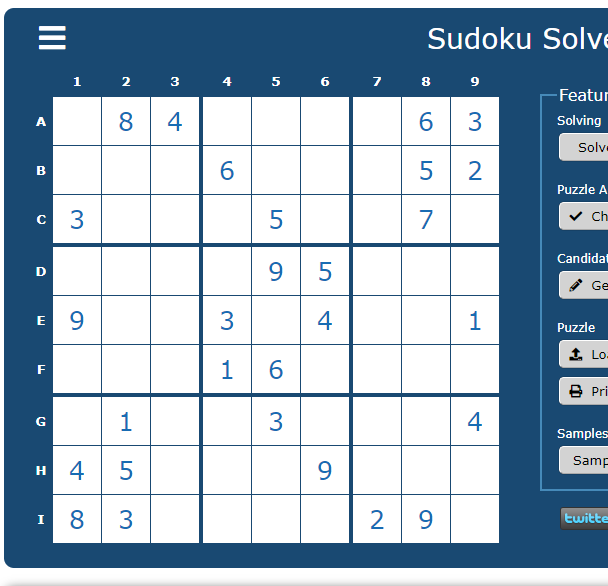
#> input picture test_images/easyBoard.png, 608 x 586 px
$ python main.py
#> lines starting #> are read from the running program, lines starting #| are printed output that depends on the picture; after the words box and inside, x2 and y2 are one past the last pixel; in counts of white or black regions, pixels touching at a corner belong together
#> in staticImage, image is the input picture: shape (586, 608, 3); mean B, G, R 197.6, 181.1, 161.8
### static.py
import cv2
import numpy as np
from detect import *
from solver import *

def prepImage(image):
    # Convert image to gray
    imageGray = cv2.cvtColor(image, cv2.COLOR_BGR2GRAY)
    # Apply blur for edges
    imageBlur = cv2.GaussianBlur(imageGray, (5, 5), 1)
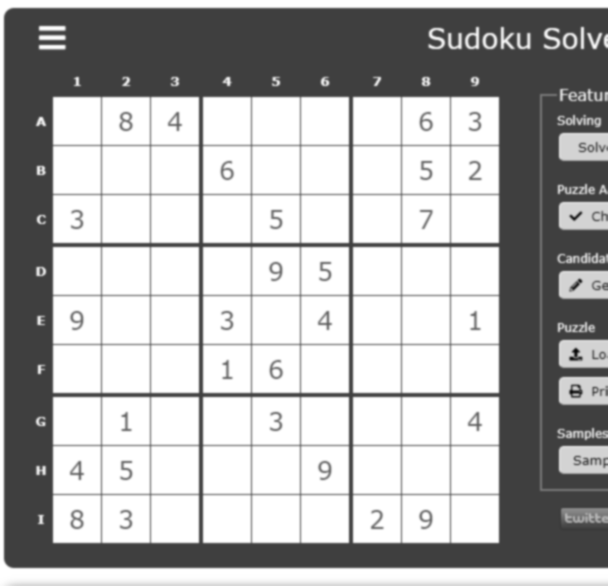
#> imageBlur: shape (586, 608); min 9, max 255, mean 177.1
    # Edge detection
    imageCanny = cv2.Canny(imageBlur, 50, 50)
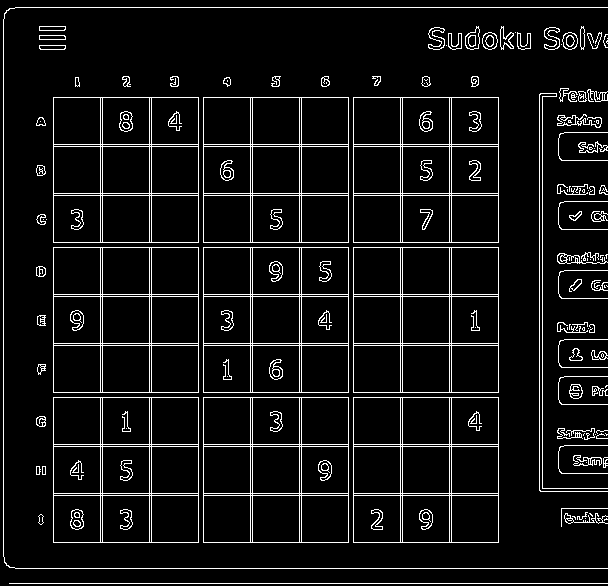
#> imageCanny: shape (586, 608); 7.3% white in thin lines or dots
    # Dilate the image
    kernel = np.ones((5, 5))
    imageDil = cv2.dilate(imageCanny, kernel, iterations=1)
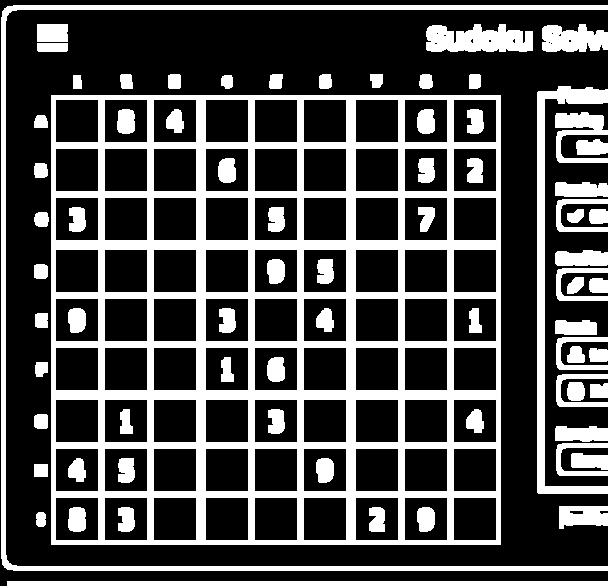
#> imageDil: shape (586, 608); 29.4% white; 75 white regions, largest, box (x1, y1, x2, y2) and area: (51, 95, 501, 545) 59616, (1, 5, 608, 571) 8846, (537, 86, 608, 494) 4619
    # Remove noise
    closing = cv2.morphologyEx(imageCanny, cv2.MORPH_CLOSE, kernel)
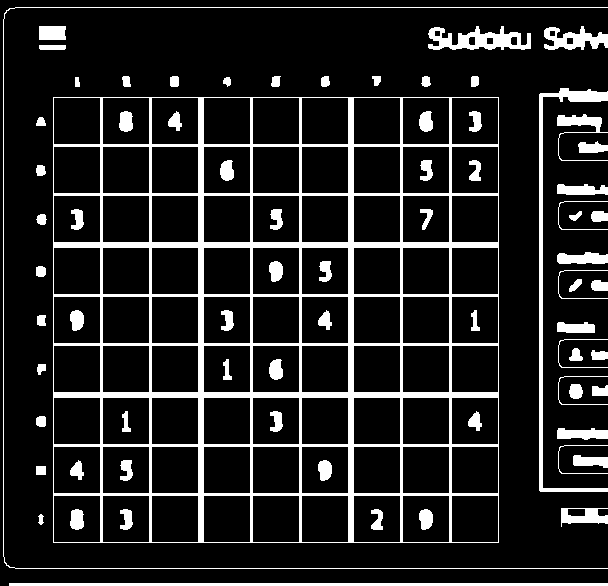
#> closing: shape (586, 608); 13.5% white; 75 white regions
    # return final image
    return closing

def staticImage(path):
    # Get the image
    image = cv2.imread(path)
    cv2.imshow("Input", image)
    closing = prepImage(image)
    # Find and crop board candidates
    originalCopy = image.copy()
    cropped = detectCandidates(closing, originalCopy)
    anotherCopy = image.copy()
    # for each candidate, consider the squares within the board
    print(len(cropped))
    for c in cropped:
        withDigits = c.copy() #####
        resultingSquares = detectSquares(prepImage(c), c)
        print("Squares found: " + str(len(resultingSquares)))
        print(str(resultingSquares))
        squaresArray = populateArray(resultingSquares, c)
        for s in squaresArray:
            print(str(s))
        # detect existing characters
        boardArray = detectDigits(squaresArray, c)
        originalBoardArray = boardArray.copy()
        originalBoardArray = [list(i) for i in zip(*originalBoardArray)]
        orBoArr1D_List = []
        print("originalBoardArray" + str(originalBoardArray))
        for i in originalBoardArray:
            print("i" + str(i))
            for j in i:
                print("j" + str(j))
                orBoArr1D_List.append(j)
        print(validate(boardArray))
        if validate(boardArray):
            ans = solve(boardArray, 0, 0)
            print(ans)
            for i in range(0, len(boardArray)):
                print(boardArray[i])
            toDraw = [list(i) for i in zip(*boardArray)]
            print("toDraw" + str(toDraw))
            correspondingSquare = 0
            for i in toDraw:
                for j in i:
                    print("j" + str(j))
                    s = squaresArray[correspondingSquare]
                    print("s" + str(s))
                    print("orBoArr1D_List[corr...]" + str(orBoArr1D_List[correspondingSquare]))
                    if orBoArr1D_List[correspondingSquare] == 0:
                        cv2.putText(withDigits, str(j), (s[0] + int(s[2] / 4), s[1] + int(s[3] * 0.75)), cv2.FONT_HERSHEY_SIMPLEX, 1, (0, 0, 255), 4, cv2.LINE_AA)
                    correspondingSquare += 1
            cv2.imshow("With Solved Digits", withDigits) # DONE!
            cv2.imwrite("output/solvedBoard.png", withDigits)
        else:
            print("Board is not valid.")
    cropCopy = cropped.copy()

    # Delay for images
    cv2.waitKey(8000)

### detect.py
import cv2
import numpy as np
import pytesseract

# Takes in prepped image, image, and an unedited original, original.
# Produces a list of candidate boards consisting of images cropped from the original.
def detectCandidates(image, original):
    candidates = []
    # contours = detected contours, each contour is a vector of points
    # hierarchy = image topology data
    # Find contours in the cleaned image. External gathers the outermost contours.
    # None means we will get all contours.
    contours, hierarchy = cv2.findContours(image, cv2.RETR_EXTERNAL, cv2.CHAIN_APPROX_NONE)
#> contours = 47 contours, 6 with area under 20; largest, box (x1, y1, x2, y2) and area: (53, 97, 499, 543) 198025, (539, 88, 608, 492) 1902, (428, 26, 531, 50) 1344, (9, 583, 608, 586) 1196, (544, 26, 608, 50) 804
    num = 1 # debug
    for i in contours:
        area = cv2.contourArea(i)
        print(area)
        if area > 5000:
            # image copies for debugging and output
            imageCopy = image.copy()
            originalCopy = original.copy()

            # Calculate perimeter
            perimeter = cv2.arcLength(i, True)
            # Approximate corners
            approximation = cv2.approxPolyDP(i, 0.02 * perimeter, True)
            print(approximation)
            # If the detection is not a rectangle we should move on
            if len(approximation) != 4:
                continue

            # Create a bounding rectangle for the corner approximation
            x, y, w, h = cv2.boundingRect(approximation)

            # Widen so you still get the outer contour
            delta = 5
            x -= delta
            y -= delta
            w += 2 * delta
            h += 2 * delta
            if x < 0:
                x = 0
            if y < 0:
                y = 0
            if x + w > image.shape[1]:
                w = image.shape[1] - x
            if y + h > image.shape[0]:
                h = image.shape[0] - y

            # Append cropped image (from original)
            anotherCopy = originalCopy.copy()
            candidates.append(anotherCopy[y:(y+h), x:(x+w)])

            # Draw the detected contours
            # (image to draw on, contour, all contours, color, thickness)
            cv2.drawContours(originalCopy, i, -1, (255, 0, 0), 3)
            # Draw rectangle on contour image - debug
            cv2.rectangle(originalCopy, (x, y), (x + w, y + h), (0, 255, 0), 5)
            cv2.imshow("contour " + str(num), originalCopy) # debug
            num = num + 1 # debug
#> this loop made 47 passes
#> (area, perimeter, approximation, delta) on pass 32: (198025, 1780, [[53, 97], [53, 542], [498, 542], [498, 97]], 5)
#> area on passes 1, 2, 3, 4, 5, 7: 1196, 32, 576, 72, 288, 407
#| 1196.0
#| 32.0
#| 576.0
#| 72.0
#| 288.0
#| 4.0
#| 407.0
#| 83.0
#> (further printed lines are left out)
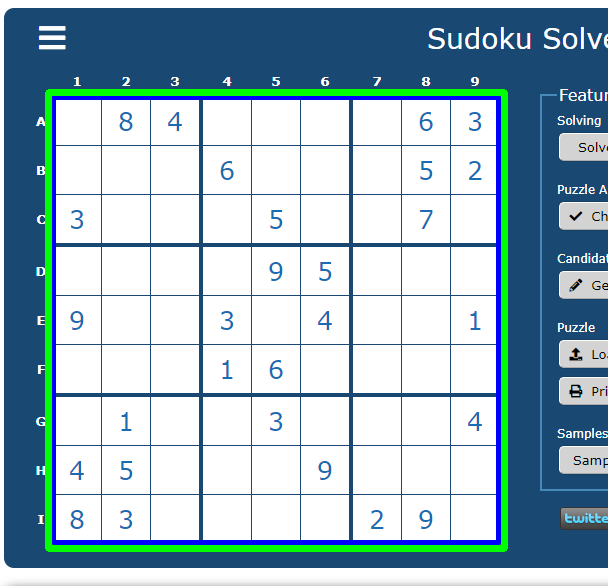
#> originalCopy: shape (586, 608, 3); mean B, G, R 194.6, 183.3, 157
#> after the loop, candidates = 1 item; num = 2
    return candidates

# Takes in prepped image, image, and an unedited original, original.
# Produces a list of cooordinates and dimensions (x, y, w, h) for the inner squares.
def detectSquares(image, original):
    # Gather all contours
    contours, hierarchy = cv2.findContours(image, cv2.RETR_TREE, cv2.CHAIN_APPROX_NONE)
    print("Hierarchy:\n" + str(hierarchy))
    print("Contours length: " + str(len(contours)))
    # Find the max area of the contour list, which should be the board boundary.
    # Store the bounding box of each contour.
    maxArea = 0
    boundingBoxes = []
    for i in contours:
        area = cv2.contourArea(i)
        if area > maxArea:
            maxArea = area
        perimeter = cv2.arcLength(i, True)
        approximation = cv2.approxPolyDP(i, 0.02 * perimeter, True)
        x, y, w, h = cv2.boundingRect(approximation)
        box = [x, y, w, h]
        boundingBoxes.append(box)

    # Bound and append all squares less than 1/9 the size of the board.
    resultingSquares = []
    for i in range(0, len(contours)):
        area = cv2.contourArea(contours[i])
        # Parent contour and parent area
        parentContour = hierarchy[0][i][3]
        parentArea = cv2.contourArea(contours[parentContour])
        # If the square is roughly the size of a grid square (1/9th of the board)
        if area < maxArea / 9:
            # If the parent contour is roughly the outer board contour
            if parentArea > maxArea - 100 and boundingBoxes[parentContour][0] <= 20 and boundingBoxes[parentContour][0] <= 20:
                # Get bounding coords, dimensions
                perimeter = cv2.arcLength(contours[i], True)
                approximation = cv2.approxPolyDP(contours[i], 0.02 * perimeter, True)
                x, y, w, h = cv2.boundingRect(approximation)
                newCoords = [x, y, w, h]
                resultingSquares.append(newCoords)
    cv2.imshow("im", image)
    cv2.imshow("small squares", original)
    return resultingSquares

def populateArray(squaresList, candidateImage):
    print("Unsorted squaresList:")
    for s in squaresList:
        print(str(s))
    squaresList.sort(key=lambda x: (x[0], x[1]))
    print("Sorted squaresList:")
    for s in squaresList:
        print(str(s))
    return squaresList

def detectDigits(squaresList, candidateImage):
    if len(squaresList) != 81:
        print("\n\n81 SQUARES HAVE NOT BEEN DETECTED\n\n")
    print("Printing Digits:")
    digitList = []
    charConfig = r"--psm 10 --oem 3"
    columnList = []
    for s in squaresList:
        croppedImage = candidateImage[s[1]:(s[1]+s[3]), s[0]:(s[0]+s[2])]
        cv2.cvtColor(croppedImage, cv2.COLOR_BGR2RGB)
        digit = pytesseract.image_to_string(croppedImage, config=charConfig)
        digit = digit.strip()
        if digit.isdigit():
            num = int(digit)
            print(num)
            columnList.append(num)
        else:
            print(0)
            columnList.append(0)
        if len(columnList) == 9:
            digitList.append(columnList.copy())
            columnList.clear()
    print(digitList)
    res = [list(i) for i in zip(*digitList)]
    print(res)
    return res

### main.py
# from solver import *
# testBoard = [[9, 0, 0, 6, 4, 0, 0, 0, 3],
#              [2, 7, 0, 0, 9, 0, 5, 8, 0],
#              [0, 1, 0, 5, 8, 0, 0, 0, 0],
#              [0, 9, 0, 0, 0, 0, 7, 0, 0],
#              [0, 0, 7, 9, 6, 5, 8, 0, 0],
#              [0, 0, 2, 0, 0, 0, 0, 4, 0],
#              [0, 0, 0, 0, 5, 3, 0, 6, 0],
#              [0, 5, 1, 0, 7, 0, 0, 2, 8],
#              [4, 0, 0, 0, 1, 6, 0, 0, 5]]
# print(validate(testBoard))
# for i in range(0, len(testBoard)):
#         print(testBoard[i])
# print()
# print()
# ans = solve(testBoard, 0, 0)
# print()
# for i in range(0, len(testBoard)):
#         print(testBoard[i])

from static import *
# path = 'test_images/rects.png'
# path = 'test_images/toughBoard.png'
# path = 'test_images/testbrd1.jpg'
path = 'test_images/easyBoard.png'
# path = 'test_images/testbrd2solved.png'
staticImage(path)
#> in staticImage, `cropped = detectCandidates(closing, originalCopy)`: cropped = 1 item
#| 1
#> the loop in staticImage, `for c in cropped:` made 1 pass
#> charConfig in detectDigits on pass 1: '--psm 10 --oem 3'
#> (printed output is left out)
#> pass 1, in prepImage (call 2), `imageBlur = cv2.GaussianBlur(imageGray, (5, 5), 1)`:
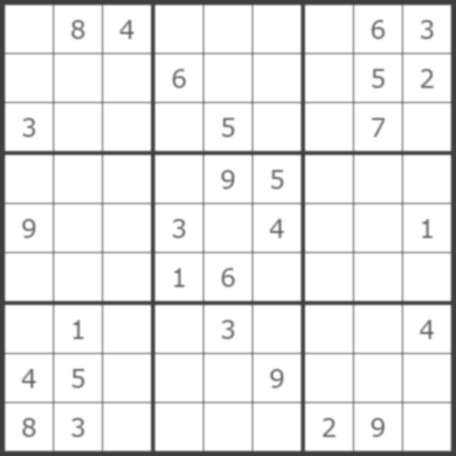
#> imageBlur: shape (456, 456); min 63, max 255, mean 233.4
#> pass 1, in prepImage (call 2), `imageCanny = cv2.Canny(imageBlur, 50, 50)`:
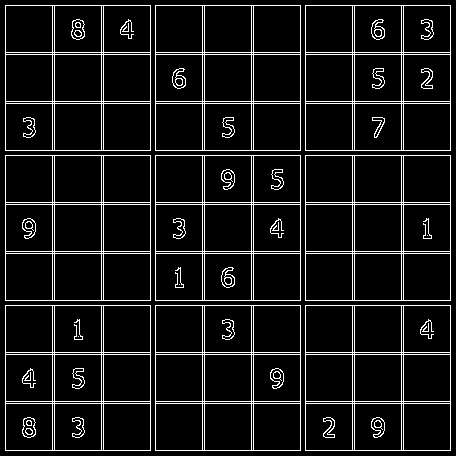
#> imageCanny: shape (456, 456); 8.6% white in thin lines or dots
#> (the call stopped at in detectDigits, `digit = pytesseract.image_to_string(croppedImage, config=charConfig)`: pytesseract is not available in this run)

$ run again, with test_images/testbrd2solved.png copied over test_images/easyBoard.png
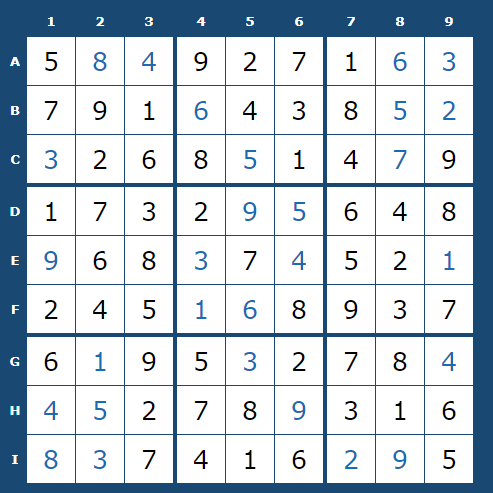
#> input picture test_images/testbrd2solved.png, 493 x 493 px
#> in staticImage, image is the input picture: shape (493, 493, 3); mean B, G, R 217.3, 207.2, 195.5
#> imageCanny: shape (493, 493); 9.6% white in thin lines or dots, all inside (x1, y1, x2, y2) = (10, 16, 473, 483)
#> imageDil: shape (493, 493); 37.5% white; 100 white regions, largest, box (x1, y1, x2, y2) and area: (25, 35, 475, 485) 59616, (91, 49, 109, 74) 404, (42, 447, 60, 472) 404
#> in prepImage, `closing = cv2.morphologyEx(imageCanny, cv2.MORPH_CLOSE, kernel)`:
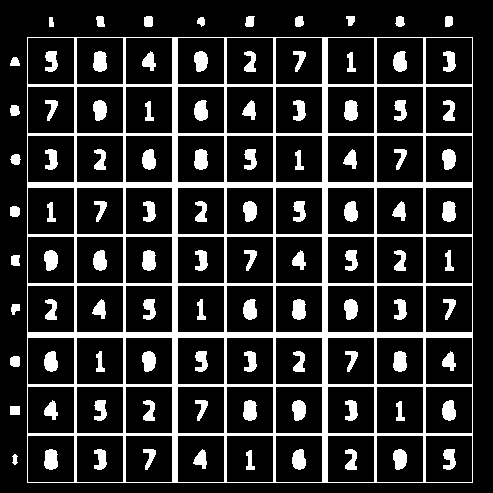
#> closing: shape (493, 493); 18.1% white; 100 white regions
#> in detectCandidates, `contours, hierarchy = cv2.findContours(image, cv2.RETR_EXTERNAL, cv2.C..`: contours = 19 contours; largest, box (x1, y1, x2, y2) and area: (27, 37, 473, 483) 198025, (10, 356, 20, 367) 83, (10, 206, 20, 217) 82, (144, 16, 153, 27) 77, (10, 154, 21, 165) 75
#> the loop in detectCandidates, `for i in contours:` made 19 passes
#> (area, perimeter, approximation, delta) on pass 10: (198025, 1780, [[27, 37], [27, 482], [472, 482], [472, 37]], 5)
#> (printed output is left out)
#> after the loop in detectCandidates, `for i in contours:`: candidates = 1 item; num = 2
#> cropped = 1 item
#| 1
#> the loop in staticImage, `for c in cropped:` made 1 pass
#> charConfig in detectDigits on pass 1: '--psm 10 --oem 3'
#> (printed output is left out)
#> pass 1, in prepImage (call 2), `imageCanny = cv2.Canny(imageBlur, 50, 50)`:
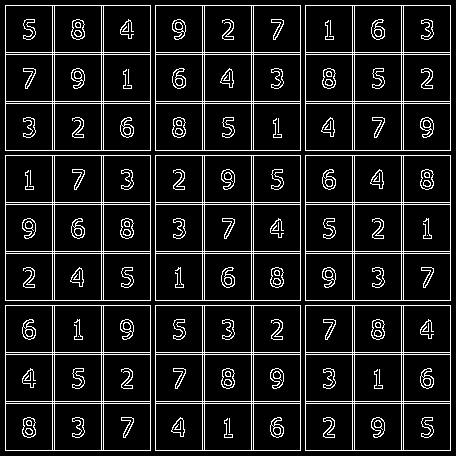
#> imageCanny: shape (456, 456); 10.9% white in thin lines or dots
